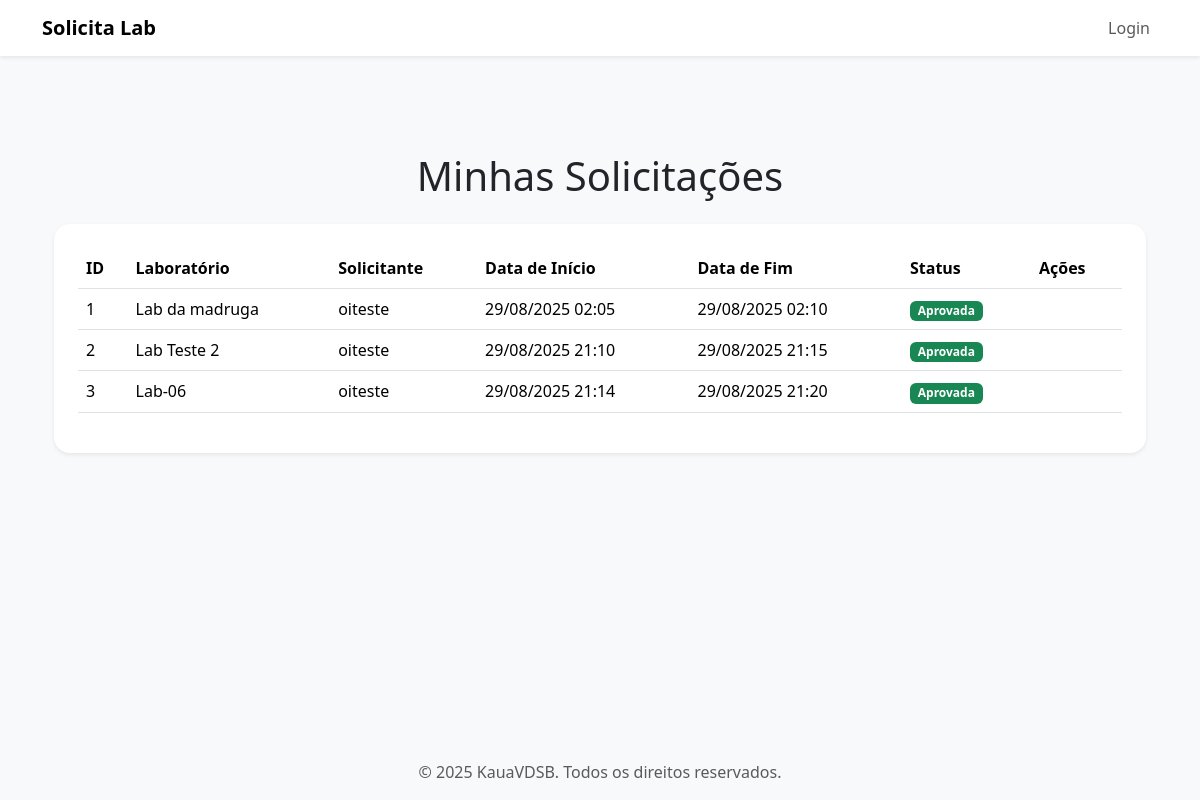
The app's page /solicitar/list, older data.
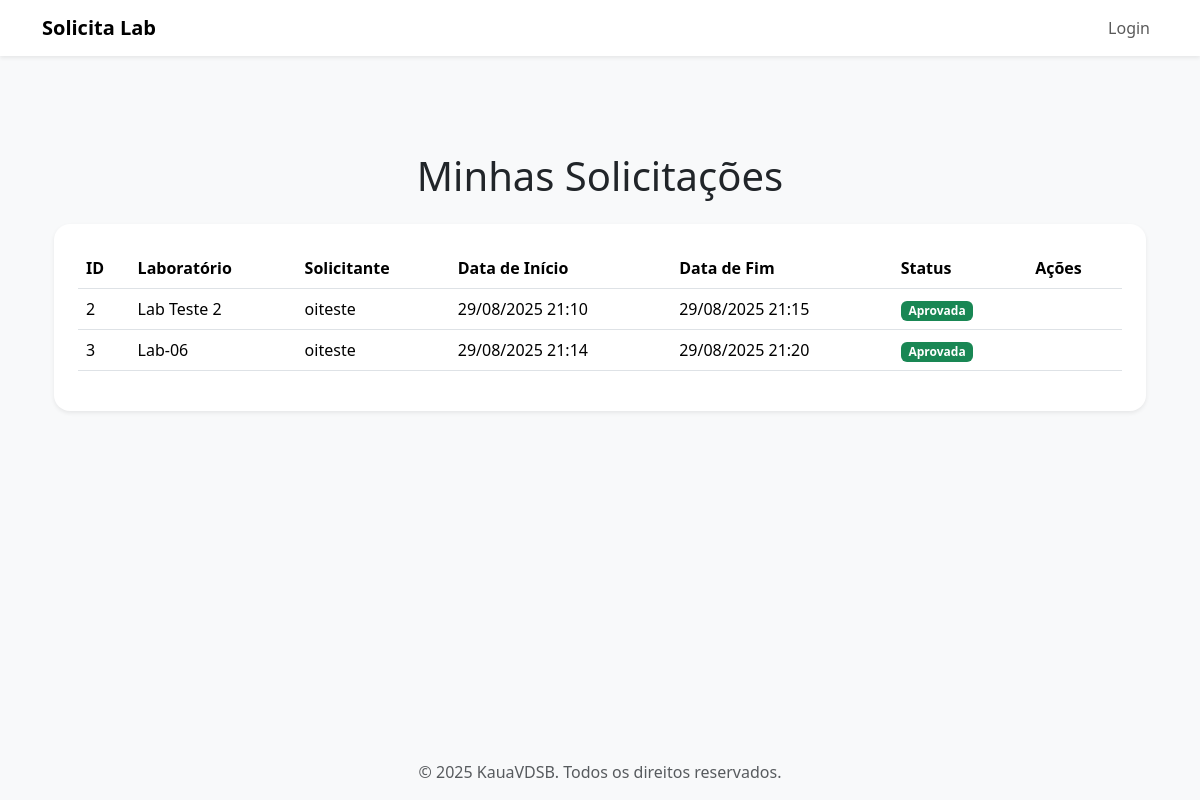
The same page, newer data.
### app/models.py (models this page shows)
class Solicitacao(db.Model):
    __tablename__ = 'solicitacoes'
    id = db.Column(db.Integer, primary_key=True)
    data_solicitacao = db.Column(
        db.DateTime, default=datetime.datetime.utcnow, nullable=False
    )
    data_agendada = db.Column(db.DateTime, nullable=False)
    data_encerramento = db.Column(db.DateTime, nullable=False)
    status = db.Column(db.String(20), default="Pendente", nullable=False)
    id_user = db.Column(db.Integer, db.ForeignKey('users.id'), nullable=False)
    id_lab = db.Column(db.Integer, db.ForeignKey('labs.id'), nullable=False)
    user = db.relationship('User', back_populates='solicitacoes')
    lab = db.relationship('Laboratorio', back_populates='solicitacoes')

class Laboratorio(db.Model):
    __tablename__ = 'labs'
    id = db.Column(db.Integer, primary_key=True)
    nome = db.Column(db.String(50), nullable=False)
    capacidade = db.Column(db.Integer, nullable=False)
    equipamentos = db.Column(db.String(200), nullable=False)
    abertura = db.Column(db.Time, nullable=False)
    fechamento = db.Column(db.Time, nullable=False)
    status = db.Column(db.String(12), default="Disponível", nullable=False)
    """ Relacao um-para-muitos: Um laboratorio pode ter muitas Solicitacoes.
        aponta para lab em Solicitacao.
    """
    solicitacoes = db.relationship(
        'Solicitacao', back_populates='lab', lazy=True
    )

class User(db.Model, UserMixin):
    __tablename__ = 'users'
    id = db.Column(db.Integer, primary_key=True)
    nome = db.Column(db.String(50), nullable=False)
    email = db.Column(db.String(120), nullable=False, unique=True)  #unicidade de e-mail
    senha = db.Column(db.String(200), nullable=False)
    professor = db.Column(db.Integer, default=1, nullable=False)
    admin = db.Column(db.Integer, default=0, nullable=False)
    """
    'db.relationship' define a relação entre esta classe e a classe 'Solicitacao'.
    * A relação é um-para-muitos: um User pode ter muitas Solicitacoes.
    * 'Solicitacao' é o nome da classe relacionada.
    * 'back_populates' cria a ligação bidirecional, ligando a este objeto
    a propriedade 'user' na classe Solicitacao.
    """
    solicitacoes = db.relationship(
        'Solicitacao', back_populates='user', lazy=True  #relacionando uma tabela com outra
    )

### app/routes.py (the view)
@app.route("/solicitar/list")
def solicitar_list():
    solicitacoes = Solicitacao.query.all()
    return render_template("solicitacoes/list.html", solicitacoes=solicitacoes)

### app/templates/solicitacoes/list.html (shortened to what this page needs)
{% extends 'base/base_bs.html' %}
{% block content %}
<div class="container my-5">
    <h1 class="mb-4 text-center">Minhas Solicitações</h1>
    <div class="card shadow-sm border-0 rounded-4">
        <div class="card-body p-4">
            {% if solicitacoes %}
            <div class="table-responsive">
                <table class="table table-hover align-middle">
                    <thead>
                        <tr>
                            <th>ID</th>
                            <th>Laboratório</th>
                            <th>Solicitante</th>
                            <th>Data de Início</th>
                            <th>Data de Fim</th>
                            <th>Status</th>
                            <th>Ações</th>
                        </tr>
                    </thead>
                    <tbody>
                        {% for solicitacao in solicitacoes %}
                        <tr>
                            <td>{{ solicitacao.id }}</td>
                            <td>{{ solicitacao.lab.nome }}</td>
                            <td>{{ solicitacao.user.nome }}</td>
                            <td>{{ solicitacao.data_agendada.strftime('%d/%m/%Y %H:%M') }}</td>
                            <td>{{ solicitacao.data_encerramento.strftime('%d/%m/%Y %H:%M') }}</td>
                            <td>
                                <span class="badge
                                    {% if solicitacao.status == 'Pendente' %} bg-warning text-dark
                                    {% elif solicitacao.status == 'Aprovada' %} bg-success
                                    {% elif solicitacao.status == 'Rejeitada' %} bg-danger
                                    {% else %} bg-secondary
                                    {% endif %}">
                                    {{ solicitacao.status }}
                                </span>
                            </td>
                            <td>
                            </td>
                        </tr>
                        {% endfor %}
                    </tbody>
                </table>
            </div>
            {% else %}
            <div class="alert alert-info text-center" role="alert">
                Nenhuma solicitação encontrada.
            </div>
            {% endif %}
        </div>
    </div>
</div>
{% endblock %}

Row changes from the older to the newer data that the page shows:
removed Solicitacao: id "1", lab.nome "Lab da madruga", user.nome "oiteste", data_agendada "29/08/2025 02:05", data_encerramento "29/08/2025 02:10", status "Aprovada"
